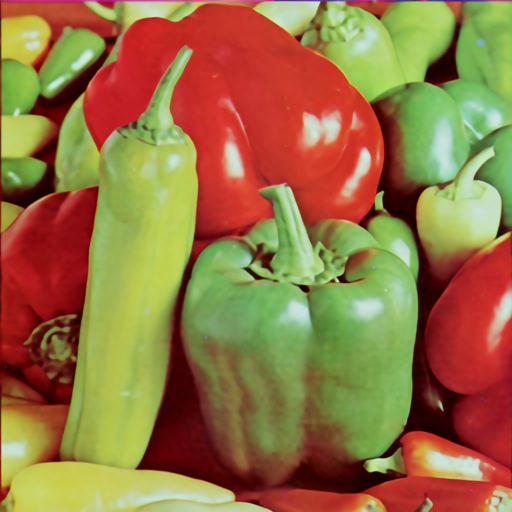
#> input picture pepper_4.png, 512 x 512 px
$ python biqi.py
#> lines starting #> are read from the running program, lines starting #| are printed output that depends on the picture
#> further down, image is the input picture: shape (512, 512, 3); mean B, G, R 66.5, 115.6, 149.9
#!/usr/bin/python3
# --*-- coding: utf-8 --*--
# @Author: EPICHIDE
# @Email: no email
# @Time: 2024/9/11 0:32
# @File: biqi.py
# @Software: PyCharm
import numpy as np
from scipy.ndimage import convolve
import  cv2
import numpy as np
import pywt
from scipy.special import gamma
import numpy as np
import os
import subprocess

def biqi(image):
    rep_vec_27=biqi_feature(image)

    # 移除均值0-8
    rep_vec = rep_vec_27[9:]
    rep_vec=rep_vec.reshape(1,-1)
    # 分类
    with open('test_ind.txt', 'w') as fid:
        for j in range(rep_vec.shape[0]):
            fid.write(str(j+1) + ' ')
            for k in range(rep_vec.shape[1]):
                fid.write(str(k+1) + ':' + str(rep_vec[j, k]) + ' ')
            fid.write('\n')

    # 调用系统命令进行svm-scale和svm-predict
    subprocess.run(['svm-scale', '-r', 'range2', 'test_ind.txt', '>>', 'test_ind_scaled'])
    subprocess.run(['svm-predict', '-b', '1', 'test_ind_scaled', 'model_89', 'output_89'])
    os.remove('test_ind.txt')
    os.remove('test_ind_scaled')

    # 质量评估
    with open('test_ind.txt', 'w') as fid:
        for j in range(rep_vec.shape[0]):
            fid.write(str(j+1) + ' ')
            for k in range(rep_vec.shape[1]):
                fid.write(str(k+1) + ':' + str(rep_vec[j, k]) + ' ')
            fid.write('\n')

    # Jp2k 质量

    subprocess.run(['svm-scale', '-r', 'range2_jp2k', 'test_ind.txt', '>>', 'test_ind_scaled'])
    subprocess.run(['svm-predict', '-b', '1', 'test_ind_scaled', 'model_89_jp2k', 'output_blur'])
    jp2k_score = np.genfromtxt('output_blur', delimiter=' ')  # 假设输出被保存为格式
    os.remove('output_blur')
    os.remove('test_ind_scaled')

    # JPEG 质量
    jpeg_score = jpeg_quality_score(image)[0]  # 假设jpeg_quality_score是一个已定义的函数

    # WN 质量
    subprocess.run(['svm-scale', '-r', 'range2_wn', 'test_ind.txt', '>>', 'test_ind_scaled'])
    subprocess.run(['svm-predict', '-b', '1', 'test_ind_scaled', 'model_89_wn', 'output_blur'])
    wn_score = np.loadtxt('output_blur')
    os.remove('output_blur')
    os.remove('test_ind_scaled')

    # 模糊质量
    subprocess.run(['svm-scale', '-r', 'range2_blur', 'test_ind.txt', '>>', 'test_ind_scaled'])
    subprocess.run(['svm-predict', '-b', '1', 'test_ind_scaled', 'model_89_blur', 'output_blur'])
    blur_score = np.loadtxt('output_blur')
    os.remove('output_blur')
    os.remove('test_ind_scaled')

    # FF 质量
    subprocess.run(['svm-scale', '-r', 'range2_ff', 'test_ind.txt', '>>', 'test_ind_scaled'])
    subprocess.run(['svm-predict', '-b', '1', 'test_ind_scaled', 'model_89_ff', 'output_blur'])
    ff_score = np.loadtxt('output_blur')
    os.remove('output_blur')
    os.remove('test_ind_scaled')
    os.remove('test_ind.txt')

    # 最终聚合
    with open('output_89', 'r') as fid:
        next(fid)  # 跳过标题行
        C = np.loadtxt(fid)
        probs = C[1:]
    scores = np.array([jp2k_score, jpeg_score, wn_score, blur_score, ff_score])
    quality = np.sum(probs * scores)

    # 清理文件
    os.remove('output_89')
    return quality

def biqi_feature(image):
    if image.ndim==3:
        image=cv2.cvtColor(image,cv2.COLOR_BGR2GRAY)
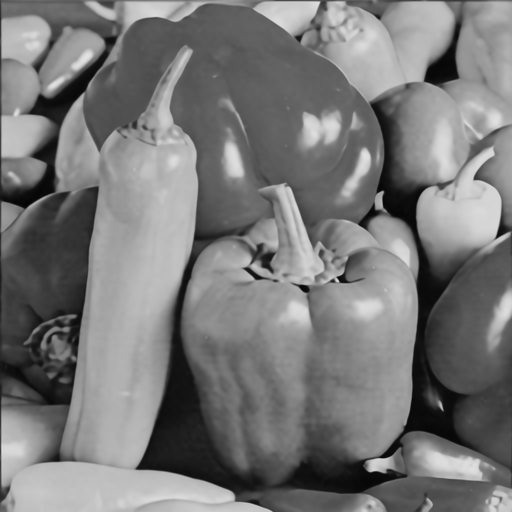
#> image: shape (512, 512); min 5, max 226, mean 120.3
    num_scales=3
    gam=np.arange(0.2,10,0.001)
    r_gam=gamma(1/gam)*gamma(3/gam)/(gamma(2/gam)**2)
    S=pywt.wavedec2(image, wavelet="db9", level = num_scales)
#> S = 4 items
    print()


    # 假设image是已经加载的图像
    # image = ...

    num_scales = 3
    gam = np.arange(0.2, 10.001, 0.001)
    r_gam = gamma(1. / gam) * gamma(3. / gam) / (gamma(2. / gam) ** 2)

    coeffs = pywt.wavedec2(image, 'db9', level=num_scales)
#> coeffs = 4 items
    cA = coeffs[0]  # 近似系数
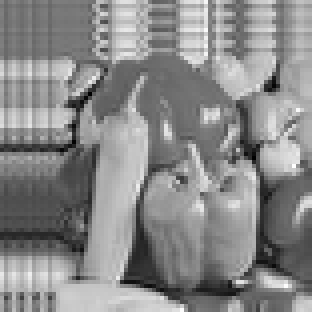
#> cA: shape (78, 78) float64 (shown 4 times larger); min -206.4, max 2004.3, mean 983.5; drawn with min black and max white
    coeffs = coeffs[1:]  # 细节系数列表
#> coeffs = 3 items

    horz = []
    vert = []
    diag = []
    mu_horz = []
    sigma_sq_horz = []
    E_horz = []
    rho_horz = []
    gam_horz = []
    mu_vert = []
    sigma_sq_vert = []
    E_vert = []
    rho_vert = []
    gam_vert = []
    mu_diag = []
    sigma_sq_diag = []
    E_diag = []
    rho_diag = []
    gam_diag = []

    for p, detail_coeffs in enumerate(coeffs[::-1]):
        horz_temp, vert_temp, diag_temp = detail_coeffs
        horz.append(horz_temp.ravel())
        diag.append(diag_temp.ravel())
        vert.append(vert_temp.ravel())

        # 计算统计量
        h_horz_curr = np.array(horz[-1])
        h_vert_curr = np.array(vert[-1])
        h_diag_curr = np.array(diag[-1])

        mu_horz.append(np.mean(h_horz_curr))
        sigma_sq_horz.append(np.mean((h_horz_curr - mu_horz[-1]) ** 2))
        E_horz.append(np.mean(np.abs(h_horz_curr - mu_horz[-1])))
        rho_horz.append(sigma_sq_horz[-1] / E_horz[-1] ** 2)
        array_position = np.argmin(np.abs(rho_horz[-1] - r_gam))
        min_difference = np.min(np.abs(rho_horz[-1] - r_gam))

        gam_horz.append(gam[array_position])

        mu_vert.append(np.mean(h_vert_curr))
        sigma_sq_vert.append(np.mean((h_vert_curr - mu_vert[-1]) ** 2))
        E_vert.append(np.mean(np.abs(h_vert_curr - mu_vert[-1])))
        rho_vert.append(sigma_sq_vert[-1] / E_vert[-1] ** 2)
        array_position = np.argmin(np.abs(rho_vert[-1] - r_gam))
        min_difference = np.min(np.abs(rho_vert[-1] - r_gam))

        gam_vert.append(gam[array_position])
        mu_diag.append(np.mean(h_diag_curr))
        sigma_sq_diag.append(np.mean((h_diag_curr - mu_diag[-1]) ** 2))
        E_diag.append(np.mean(np.abs(h_diag_curr - mu_diag[-1])))
        rho_diag.append(sigma_sq_diag[-1] / E_diag[-1] ** 2)
        array_position = np.argmin(np.abs(rho_diag[-1] - r_gam))
        min_difference = np.min(np.abs(rho_diag[-1] - r_gam))
        gam_diag.append(gam[array_position])
#> this loop made 3 passes
#> pass 1, in biqi_feature, `horz_temp, vert_temp, diag_temp = detail_coeffs`:
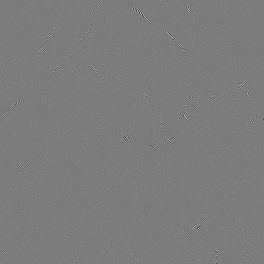
#> diag_temp: shape (264, 264) float64; min -17.87, max 18.85, mean 0.000531; drawn with min black and max white
#> pass 2, in biqi_feature, `horz_temp, vert_temp, diag_temp = detail_coeffs`:
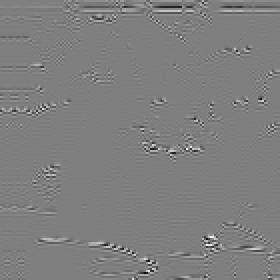
#> horz_temp: shape (140, 140) float64 (shown 2 times larger); min -161.7, max 162.2, mean 0; drawn with min black and max white
#> after the loop:
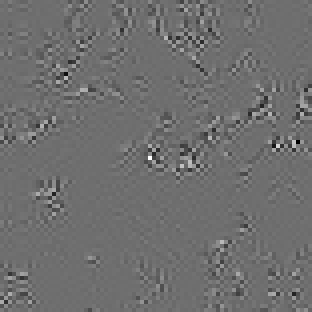
#> diag_temp: shape (78, 78) float64 (shown 4 times larger); min -195.9, max 254.3, mean 0; drawn with min black and max white
#> after the loop:
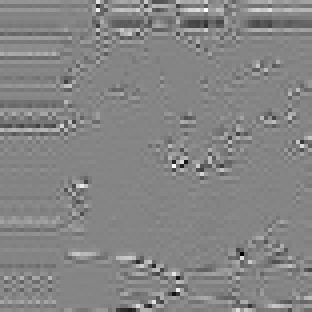
#> horz_temp: shape (78, 78) float64 (shown 4 times larger); min -437, max 399.8, mean -0.4; drawn with min black and max white
#> after the loop:
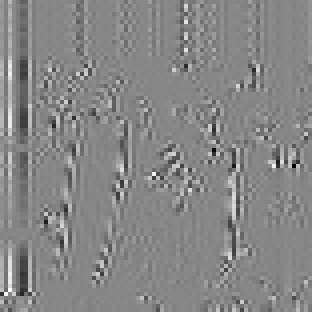
#> vert_temp: shape (78, 78) float64 (shown 4 times larger); min -386, max 345, mean 0; drawn with min black and max white
#> after the loop, E_diag = [0.393, 2.54, 14.03]; E_horz = [1.17, 7.44, 34.08]; E_vert = [1.33, 8.27, 36.14]; diag = 3 items; gam_diag = [0.386, 0.339, 0.549]; gam_horz = [0.248, 0.387, 0.575]; gam_vert = [0.259, 0.403, 0.617]; horz = 3 items; mu_diag = [0.000531, -0.019, -0.0106]; mu_horz = [0.0123, 0.0233, -0.371]; mu_vert = [0.00596, -0.189, 0.0435]; rho_diag = [4.53, 5.47, 3.04]; rho_horz = [9.56, 4.52, 2.91]; rho_vert = [8.74, 4.27, 2.74]; sigma_sq_diag = [0.699, 35.33, 597.9]; sigma_sq_horz = [13.1, 249.8, 3385.6]; sigma_sq_vert = [15.43, 292.3, 3581]; vert = 3 items
    rep_vec=np.concatenate([mu_horz,mu_vert,mu_diag,
                            sigma_sq_horz,sigma_sq_vert,sigma_sq_diag,
                            gam_horz,gam_vert,gam_diag],axis=0)
#> rep_vec = 27 values, max 3581 at index 14, min -0.371 at index 2, mean 302.8

    # 打印结果或其他处理
    # print("Horizontal Gamma:", gam_horz)
    # print("Vertical Gamma:", gam_vert)
    # print("Diagonal Gamma:", gam_diag)
    return  rep_vec


# [52 lines left out: function jpeg_quality_score, not called in this run]


if __name__ == '__main__':
    image=cv2.imread("pepper_4.png")
    quality=biqi(image)
#> in biqi, `rep_vec_27=biqi_feature(image)`: rep_vec_27 has the same summary as rep_vec in biqi_feature
#> in biqi, `rep_vec = rep_vec_27[9:]`: rep_vec = 18 values, max 3581 at index 5, min 0.248 at index 9, mean 454.2
#> (the run stopped early here; a loop or call above may not have finished)
